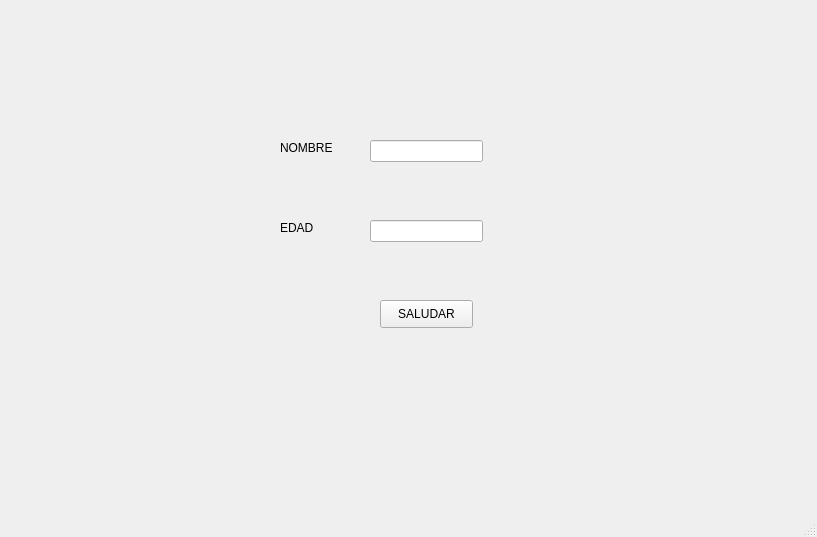
<?xml version="1.0" encoding="UTF-8"?>
<ui version="4.0">
 <class>MainWindow</class>
 <widget class="QMainWindow" name="MainWindow">
  <property name="geometry">
   <rect>
    <x>0</x>
    <y>0</y>
    <width>817</width>
    <height>537</height>
   </rect>
  </property>
  <property name="windowTitle">
   <string>MainWindow</string>
  </property>
  <widget class="QWidget" name="centralwidget">
   <widget class="QLabel" name="label">
    <property name="geometry">
     <rect>
      <x>280</x>
      <y>140</y>
      <width>55</width>
      <height>16</height>
     </rect>
    </property>
    <property name="text">
     <string>NOMBRE</string>
    </property>
   </widget>
   <widget class="QLabel" name="label_2">
    <property name="geometry">
     <rect>
      <x>280</x>
      <y>220</y>
      <width>55</width>
      <height>16</height>
     </rect>
    </property>
    <property name="text">
     <string>EDAD</string>
    </property>
   </widget>
   <widget class="QLineEdit" name="txt_nombre">
    <property name="geometry">
     <rect>
      <x>370</x>
      <y>140</y>
      <width>113</width>
      <height>22</height>
     </rect>
    </property>
   </widget>
   <widget class="QLineEdit" name="txt_edad">
    <property name="geometry">
     <rect>
      <x>370</x>
      <y>220</y>
      <width>113</width>
      <height>22</height>
     </rect>
    </property>
   </widget>
   <widget class="QPushButton" name="btn_saludar">
    <property name="geometry">
     <rect>
      <x>380</x>
      <y>300</y>
      <width>93</width>
      <height>28</height>
     </rect>
    </property>
    <property name="text">
     <string>SALUDAR</string>
    </property>
   </widget>
  </widget>
  <widget class="QMenuBar" name="menubar">
   <property name="geometry">
    <rect>
     <x>0</x>
     <y>0</y>
     <width>817</width>
     <height>26</height>
    </rect>
   </property>
  </widget>
  <widget class="QStatusBar" name="statusbar"/>
 </widget>
 <resources/>
 <connections/>
</ui>
